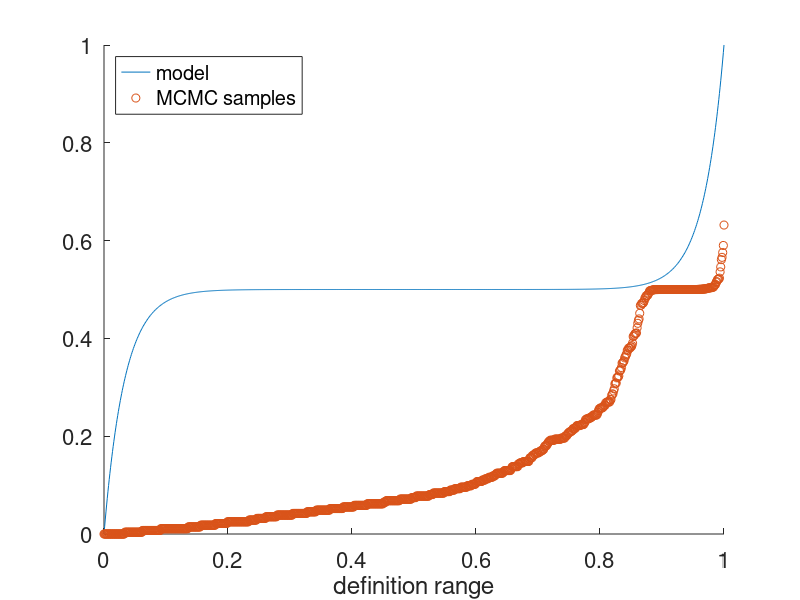

This chart was generated by the following MATLAB code:

start_timestamp = clock ();

pkg load statistics

% Zufallsvariable: X : \Omega \rightarrow \mathbb{R}
% => zur Modellierung von Ereignisse
% \{X < t\} := \{\omegaup \in \Omega : X(\omegaup) < t\}
% wählt alle Ereignisse mit einer bestimmten Eigenschaft (<t) aus

% \Omega = [0, 1]
% X(\omegaup) = f(\omegaup)

% Indikatorfunktion \mathbb{1}\{A\} = \mathbb{1}_A(\omegaup) = 1 falls \omegaup \in A, 0 sonst

set(0, "defaulttextfontsize", 24)
set(0, "defaultaxesfontsize", 16)

% base_filename = "prototype_err_model_corrected"
% cfg_use_errors = 1;
% cfg_use_errorcorrection = 1;
% required time: 164.639

% base_filename = "prototype_err_model_with"
% cfg_use_errors = 1;
% cfg_use_errorcorrection = 0;
% %required time: 24.8286

base_filename = "prototype_err_model_without"
cfg_use_errors = 0;
cfg_use_errorcorrection = 0;
% %required time: 11.3317

t_test = 0;
apply_error = 0;
error_strength = 0;
testniveau = 0;
if (1 == cfg_use_errors)
	apply_error = 50;
	error_strength = 1.35;
	% error_strength = 0.25;
	% error_strength = 0.1;

	if (1 == cfg_use_errorcorrection)
		t_test = 100;
		testniveau = 0.01;
		% t_test = 100 * 20;
		% testniveau = 0.1;
	endif
endif

show_function = 1;
show_reference = 0;
show_iterative = 1;
calc_iterative = 1;

show_function_verteilungsfunktion = 0;
show_reference_verteilungsfunktion = 0;

show_function_histogram = 0;
show_reference_histogram = 0;
show_iterative_histogram = 0;

show_inverse_function = 0;
show_inverse_function_numerically = 0;
show_inverse_function_by_integration_of_reference_histogram = 0;
show_inverse_function_by_integration_of_rebalanced_histogram = 0;

# 1 normal, 2 semilogy
% show_dichtefunktion = 1;
% show_dichtefunktion_numerically = 0;
% show_dichtefunktion_from_reference_histogram = 0;
% show_dichtefunktion_from_iterative_histogram = 1;
% show_dichtefunktion_rebalanced = 1;

% show_dichtefunktion = 2;
% show_dichtefunktion_numerically = 2;
% show_dichtefunktion_from_reference_histogram = 2;
% show_dichtefunktion_from_iterative_histogram = 2;
% show_dichtefunktion_rebalanced = 2;

% show_dichtefunktion = 2;
% show_dichtefunktion_numerically = 0;
% show_dichtefunktion_from_reference_histogram = 0;
% show_dichtefunktion_from_iterative_histogram = 2;
% show_dichtefunktion_rebalanced = 2;

show_dichtefunktion = 0;
show_dichtefunktion_numerically = 0;
show_dichtefunktion_from_reference_histogram = 0;
show_dichtefunktion_from_iterative_histogram = 0;
show_dichtefunktion_rebalanced = 0;

show_dichtefunktion_stdabw = 0;

show_acceptance = 0;

legend_str = cell(20,1);
legend_index = 1;

# steepness
% s = 5;
s = 15;
% s = 25;

% \frac{1}{2}+\frac{\left(\left(e^{s\cdot\left(2\cdot x-1\right)}-1\right)-\left(e^{-s\cdot\left(2\cdot x-1\right)}-1\right)\right)}{\left(2\cdot e^{s}-2\right)\cdot\left(2\cdot e^{-s}+1\right)}
% f = @(x) 1/2 + (exp(s*(2*x-1)) - exp(-s*(2*x-1))) / (2*(exp(s) - 1) * (2*exp(-s) + 1));
% identical:
f = @(x) 1/2 + sinh(s - 2*s*x)/(cosh(s) - 3*sinh(s) - 1);
% f_int_ = @(x) 1/2 * ( (exp(-2*s*x) .* (exp(2*s) + exp(4*s*x))) / (2*s*(exp(2*s) + exp(s) - 2)) + x );
% f_int = @(x) 2*(f_int_(x) - f_int_(0))


% besser wäre gewesen:
% \frac{1}{2} - \frac{sinh(s' ~-~ 2 s' x)}{2 ~\cdot~ sinh(s')}
% 1/2 - sinh(s - 2*s*x)/(2*sinh(s))

% Integral von 0 bis 1 ist 1/2 => keine Dichtefunktion! Aber 2*f ist eine
% mit der zugehörenden Verteilungsfunktion F_2 = integral from 0 to 1 of 2*f
verteilungsfunktion = @(x) x + (2 * sinh(s*x) .* sinh(s - s*x))/(s*(cosh(s) - 3 * sinh(s) - 1));
% x+\frac{2\cdot\sinh(s\cdot x)\cdot\sinh(s-s\cdot x)}{s\cdot(\cosh(s)-3\cdot\sinh(s)-1)}

wkeitsdichtefunktion = @(x) 2*f(x);
% mit Umkehrfunktion f_inv(y/2)
% Umkehrfunktion ableiten:
wkeitsdichtefkt_inv_d = @(y) -(cosh(s) - 3*sinh(s) -1) ./ (4*s * sqrt((-1/2 + y/2).^2 * (cosh(s) - 3*sinh(s) - 1).^2 + 1));
% -\frac{+\cosh(s)-3\cdot\sinh(s)-1}{4\cdot s\cdot\sqrt{(-1/2+x/2)^{2}\cdot(\cosh(s)-3\sinh(s)-1)^{2}+1}}




# Umkehrfunktion von 1/2 + sinh(s - 2*s*x)/(cosh(s) - 3*sinh(s) - 1)
f_inv = @(y) 1/2 - asinh((cosh(s) - 3*sinh(s) - 1)*(y-1/2))/(2*s); # = x
# \frac{1}{2}-\frac{\operatorname{arcsinh}((x-\frac{1}{2})\cdot(\cosh(s)-3\cdot\sinh(s)-1))}{2\cdot s}

# Ableitung d/dy der Umkehrfunktion:
f_inv_d = @(y) -(cosh(s) - 3*sinh(s) -1) ./ (2*s * sqrt((-1/2 + y).^2 * (cosh(s) - 3*sinh(s) - 1).^2 + 1));
# -\frac{+\cosh(s)-3\cdot\sinh(s)-1}{2\cdot s\cdot\sqrt{(-1/2+x)^{2}\cdot(\cosh(s)-3\sinh(s)-1)^{2}+1}}

# zweite Ableitung
f_inv_2d = @(y) ((y - 1/2) * (cosh(s) - 3*sinh(s) - 1)^3) / (2*s*(1 + ((y - 1/2).^2) * ((cosh(s) - 3*sinh(s) - 1).^2)).^(3/2));
% ((x-\frac{1}{2})*(\cosh(s)-3*\sinh(s)-1)^{3})/(2*s*(1+((x-\frac{1}{2})^{2})*((\cosh(s)-3*\sinh(s)-1)^{2}))^{\frac{3}{2}})

# normalisiert
f_inv_dn = @(y) (-2 * s * f_inv_d(y)) / (cosh(s) - 3 * sinh(s) - 1);
% \frac{-2\cdot s\cdot f_inv_d}{\cosh(s)-3\cdot\sinh(s)-1}

% norm_factor_OUT = f_inv_d(0.5)

# number of samples
% num_samples = 121;
num_samples = 50;
% num_samples = 441;
% num_samples = 225;

mc_k = 1;
mc_stride = 0;

mc_k = 19;
mc_stride = 4;
% mc_k = 4;
% mc_stride = 10;
num_samples = num_samples * mc_k;

svec = [1:num_samples];
reference = svec;
iterative = svec;

# number of variables (= length of bitvector)

# direkt als Binärzahl: Problem kleine Änderungen können große Auswirkungen auf Laufzeit haben!
% l = 15;
% to_num = @(rv) sum(rv .* 2.^([0:length(rv)-1]))/(2^l-1);

# zusammengesetzt
l_ = 12;
l = l_*1;
function retval = multi_to_num(rv, l, l_)
	d = l/l_;
	to_num_ = @(rv, n) sum(rv .* 2.^([0:length(rv)-1]))/(2^n-1);
	v = reshape(rv, l_, d);
	retval = sum(arrayfun(@(i) to_num_(transpose(v(:,i)), l_), [1:d]))/d;
endfunction

to_num = @(rv) multi_to_num(rv, l, l_);

error_offset = mean(mean(lognrnd (0, error_strength, 1000000, 100))) - 1.0;

for i = 1:num_samples
	rv = unidrnd(2,1,l)-1;

	error = 1;
	% if (0 != apply_error)
		% error = mean(lognrnd (0, error_strength, apply_error, 1)) - error_offset;
	% endif

	reference(i) = error*f(to_num(rv));

	% reference(i) = to_num(rv);
endfor

% works
% num_trials = l*20;
num_trials = l*40;
num_to_change = 2;
T = 0.075;

% doesnt work
% num_trials = l*10;
% num_to_change = 1;
% T = 0.025;

% works
% num_trials = l*7;
% num_to_change = 2;
% T = 0.06;

% works
% num_trials = l*14;
% num_to_change = 4;
% T = 0.1;

% doesnt work
% num_trials = l*5;
% num_to_change = 2;
% T = 0.05;

% works, but acceptance_rate is 0.8
% num_trials = l*14;
% num_to_change = 4;
% T = 0.2;

num_trials_start = num_trials;
num_trials = num_trials + (mc_k - 1) * mc_stride;

problem_counter = 0;
problem_counter_false_approved = 0;
problem_counter_false_rejected = 0;

sum_accepted = 0;
num_iterations = 0;

acceptance = [1:num_trials] * 0;
error_offset = mean(mean(lognrnd (0, error_strength, 1000000, 100))) - 1.0;

% plotv_t = [];
% plotv_tref = [];

tinv_cache = [];

for k = 1:t_test
	tinv_cache = [tinv_cache, tinv(1 - testniveau, k)];
endfor

if ((1 == show_iterative) || (1 == calc_iterative))
	% wf = @(x) (x*99 + 1);
	wf = @(x) x;

	for i_ = 1:(num_samples/mc_k)
		progress = i_ / (num_samples/mc_k)
		rv_it = unidrnd(2,1,l)-1;
		% iterative(i) = f(to_num(rv_it));

		i_offset = 0;

		for j = 1:num_trials
			i = i_ + i_offset;
			if (j >= num_trials_start)
				if (0 == mod(j - num_trials_start, mc_stride))
					i_offset = i_offset + (num_samples/mc_k);
				endif
			endif
		
			rv_new = rv_it;
			for k = 1:num_to_change
				index_to_change = unidrnd(length(rv_new),1);
				rv_new(index_to_change) = 1 - rv_new(index_to_change);
				% rv_new(index_to_change) = unidrnd(2,1,1)-1;
			endfor

			if (0 == t_test)
				error_new = 1;
				error_old = 1;
				% plot([1:100], sort(lognrnd (0, 0.1, 100, 1)))
				% plot([1:100], sort(mean(lognrnd (0, 0.1, 100, 100))))
				% histfit(mean(lognrnd (0, 0.1, 1000, 10000))) - Normalverteilt!
				if (0 != apply_error)
					error_new = mean(lognrnd (0, error_strength, apply_error, 1)) - error_offset;
					error_old = mean(lognrnd (0, error_strength, apply_error, 1)) - error_offset;
				endif

				z = rand();
				% p = min(1, exp( -(wf(f(to_num(rv_new))) - wf(f(to_num(rv_it)))) / T ));
				p = exp( -(error_new*wf(f(to_num(rv_new))) - error_old*wf(f(to_num(rv_it)))) / T );

				% doesnt work
				% p = 1/(wf(f(to_num(rv_new)))/wf(f(to_num(rv_it)))) ^ T;

				% \frac{\exp\left(1-x\right)-1}{e-1}
				% bf = @(x) (exp(1-x)-1)/(exp(1)-1);
				% p = bf(wf(f(to_num(rv_new)))/T) / bf(wf(f(to_num(rv_it)))/T);

				if (z <= p)
					rv_it = rv_new;
					sum_accepted = sum_accepted + 1;
					acceptance(j) = acceptance(j) + 1/num_samples;
				endif
				num_iterations = num_iterations + 1;

				iterative(i) = f(to_num(rv_it));

			else
				# zentraler Grenzwertsatz (mit Gesetz der großen Zahlen)
				# alle denkbaren Mittelwert-Schätzungen sind ungefähr Normalverteilt (ab n >= 30, wobei formal n -> inf) um den Mittelwert der Grundgesamtheit
				# Streuung dieser Normalverteilung der Mittelwert-Schätzungen is sqrt(sigma_grundgesamtheit^2 / n) [sigma = Standardabweichung, n Stichprobenumfang]
				# t-Test schätze sigma mit s* aus Stichprobe => t Verteilung statt Normalverteilung

				# Hypothese µ
				# Testniveau α
				# t = (mean(x) - µ) / sqrt(s*^2 / n)
				% Anzahl Freiheitsgrade = n - Anzahl Streuparameter
				# s*^2 = (sum x_i - mean(x)) / (n-1)


				% T = 0.075;
				% s = 15;
				% f = @(x) 1/2 + sinh(s - 2*s*x)/(cosh(s) - 3*sinh(s) - 1);
				% pkg load statistics
				% exp( -(new - old) / T );
				% exp( -(0) / T ) = 1;
				% exp( -(f(0.1) - f(0.2)) / T );

				% plot([1:10000], exp( -(mean(lognrnd (0, 0.1, 100, 10000)) - mean(lognrnd (0, 0.1, 100, 10000))) / T ))
				% hist(exp( -(mean(lognrnd (0, 0.1, 100, 10000)) - mean(lognrnd (0, 0.1, 100, 10000))) / T ))

				% histfit(exp( -(mean(lognrnd (0, 0.1, 100, 10000)) - mean(lognrnd (0, 0.1, 100, 10000))) / T ))
				% IST NORMALVERTEILT!

				if (0 == 0) # WORKS!
					z = rand();
					p_max = 1;
					p_min = 0;

					error_new = [];
					error_old = [];
					new_v = wf(f(to_num(rv_new)));
					old_v = wf(f(to_num(rv_it)));
					num_it = 0;
					accept_it = 0;
					while (z <= p_max) && (p_max - p_min >= testniveau)
						if (1 < apply_error)
							error_new = [error_new, mean(lognrnd(0, error_strength, apply_error, t_test)) - error_offset];
							error_old = [error_new, mean(lognrnd(0, error_strength, apply_error, t_test)) - error_offset];
						else
							error_new = [error_new, lognrnd(0, error_strength, apply_error, t_test) - error_offset];
							error_old = [error_new, lognrnd(0, error_strength, apply_error, t_test) - error_offset];
						endif

						new_values = error_new * new_v;
						old_values = error_old * old_v;
						new_value = mean(new_values);
						old_value = mean(old_values);

						new_sigma = std(new_values);
						old_sigma = std(old_values);
						cif = 1;

						new_iv = [new_value + cif*new_sigma, new_value - cif*new_sigma];
						old_iv = [old_value + cif*old_sigma, old_value - cif*old_sigma];

						avg_x = new_value - old_value;
						max_x = max(new_iv) + min(-old_iv);
						min_x = min(new_iv) + max(-old_iv);

						p_avg = exp( -(new_value - old_value) / T );
						p = [exp( -(max_x) / T ), p_avg, exp( -(min_x) / T )];
						p_min = min(p);
						p_max = max(p);

						if (20 < num_it)
							% limit_reached = 1
							% z = z
							% p_min = p_min
							% p_avg = p_avg
							% p_max = p_max
							problem_counter = problem_counter + 1;
							if (z <= p_avg)
								accept_it = 1;
							endif
							break;
						endif
						num_it = num_it + 1;

						if (z <= p_min)
							accept_it = 1;
							break;
						endif
					endwhile

					if (0 != accept_it)
						rv_it = rv_new;
						sum_accepted = sum_accepted + 1;
						acceptance(j) = acceptance(j) + 1/num_samples;
					endif
					num_iterations = num_iterations + 1;
					iterative(i) = f(to_num(rv_it));

					% mean(error_new);
					% mean(error_old);
					% new_diff = new_value - new_v;
					% old_diff = old_value - old_v;
				endif

				if (0)
					z = rand();

					if (1 < apply_error)
						error_new = mean(lognrnd(0, error_strength, apply_error, t_test)) - error_offset;
						error_old = mean(lognrnd(0, error_strength, apply_error, t_test)) - error_offset;
					else
						error_new = lognrnd(0, error_strength, apply_error, t_test) - error_offset;
						error_old = lognrnd(0, error_strength, apply_error, t_test) - error_offset;
					endif

					new_v = wf(f(to_num(rv_new)));
					old_v = wf(f(to_num(rv_it)));
					p_samples = exp( -(error_new*new_v - error_old*old_v) / T );
					% histfit(p_samples);
					% pause

					p_mean = mean(p_samples);
					p_sigma = std(p_samples);

					# einseitiger Test!
					t = (p_mean - z) / sqrt(p_sigma.*p_sigma / t_test);
					% freiheitsgrad = length(p_samples) - 1;
					% t_ref = tinv(1 - testniveau, freiheitsgrad);
					t_ref = tinv_cache(t_test - 1);

					p = exp( -(new_v - old_v) / T );

					if (t_ref < t)
						rv_it = rv_new;
						sum_accepted = sum_accepted + 1;
						acceptance(j) = acceptance(j) + 1/num_samples;

						if (z > p)
							problem_counter = problem_counter + 1;
							problem_counter_false_approved = problem_counter_false_approved + 1;
						endif
					else
						if (z <= p)
							problem_counter = problem_counter + 1;
							problem_counter_false_rejected = problem_counter_false_rejected + 1;
						endif
					endif
					num_iterations = num_iterations + 1;

					iterative(i) = f(to_num(rv_it));
				endif



				if (0)
					z = rand();

					plotv_t = [];
					plotv_tref = [];

					p_samples = [];
					for k = 1:t_test
						error_new = 1;
						error_old = 1;
						% plot([1:100], sort(lognrnd (0, 0.1, 100, 1)))
						% plot([1:100], sort(mean(lognrnd (0, 0.1, 100, 100))))
						if (0 != apply_error)
							error_new = mean(lognrnd (0, error_strength, apply_error, 1)) - error_offset;
							error_old = mean(lognrnd (0, error_strength, apply_error, 1)) - error_offset;
						endif

						% p = min(1, exp( -(wf(f(to_num(rv_new))) - wf(f(to_num(rv_it)))) / T ));
						p = exp( -(error_new*wf(f(to_num(rv_new))) - error_old*wf(f(to_num(rv_it)))) / T );
						p_samples = [p_samples, p];

						if (2 <= k)
							# einseitiger Test!
							p_mean = mean(p_samples);
							p_sigma = std(p_samples);
							t = (p_mean - z) / sqrt(p_sigma.*p_sigma / length(p_samples));
							freiheitsgrad = length(p_samples) - 1;
							% t_ref = tinv(1 - testniveau, freiheitsgrad);
							t_ref = tinv_cache(freiheitsgrad);

							plotv_t_ = [plotv_t, t];
							plotv_tref_ = [plotv_tref, t_ref];

							if (t_ref < t)
								rv_it = rv_new;
								sum_accepted = sum_accepted + 1;
								acceptance(j) = acceptance(j) + 1/num_samples;
								break;
							endif
						endif
					endfor
					
					plotv_t = [plotv_t ; [plotv_t_, zeros(1,t_test-length(plotv_t_))]];
					plotv_tref = [plotv_tref ; [plotv_tref_, zeros(1,t_test-length(plotv_tref_))]];
					num_iterations = num_iterations + 1;

					iterative(i) = f(to_num(rv_it));
				endif
			endif
		endfor
	endfor
endif

% plotv_tref
% plotv_t

% plot(transpose(plotv_tref), transpose(plotv_t), "o");
% pause;

# should be ~0.5
problematic_rate = problem_counter / num_iterations
false_approval_rate = problem_counter_false_approved / num_iterations
false_rejection_rate = problem_counter_false_rejected  / num_iterations

acceptance_rate = sum_accepted / num_iterations

elapsed_time = etime (clock (), start_timestamp);
printf("required time: %d\n", elapsed_time)

pause

hold on;
if (1 == show_acceptance)
	plot([1:num_trials], acceptance);
	plot([1, num_trials], [acceptance_rate, acceptance_rate]);
	legend("acceptance per step", sprintf("overall acceptance_rate: %f", acceptance_rate));
	pause
endif

clf('reset')

# monoton wachsend

# Klasseneinteilung der y-Achse in Intervalle [y_u, y_o)
% num_classes = 15;
num_classes = 31;
class_width = 1/num_classes;
eps = 0.000001;
x_start = 0;
class_intervals = [0:num_classes];
cvec = [0:num_classes]/num_classes;
class_wkeit = [1:num_classes]*0;
for i = 1:num_classes
	y_u = (i-1) * class_width;
	y_o = y_u + class_width;

	% x_end = x_start;
	% while (abs(y_o - f(x_end)) >= eps)
		% yerr = y_o - f(x_end);
		% dx = max(eps/4, yerr/2);
		% dy = f(x_end+dx) - f(x_end);
		% x_end = x_end + yerr*dx/dy;
	% endwhile

	% x_end = max(0.0, min(x_end, 1.0));

	# overwrite with analytical value
	x_end = f_inv(y_o);
	class_intervals(i+1) = x_end;
	class_wkeit(i) = x_end - x_start;
	x_start = x_end;
endfor


sumup = @(x,i,n) sum(x([1:i]));

hold on;

# xvalues = svec/num_samples;
xvalues = (svec-1)/(length(svec)-1);

if (1 == show_function)
	plot(xvalues, f(xvalues));
	legend_str(legend_index) = "model"; legend_index++;
	% plot(class_intervals, cvec, "s");
	% legend_str(legend_index) = "Intervalle"; legend_index++;
endif

if (1 == show_reference)
	plot(xvalues, sort(reference), "x");
	% legend_str(legend_index) = "(1) samples auf f(x), gleichverteilt"; legend_index++;
	legend_str(legend_index) = "uniform distributed samples"; legend_index++;
endif

if (1 == show_iterative)
	plot(xvalues, sort(iterative), "o");
	legend_str(legend_index) = "MCMC samples"; legend_index++;
endif


if (1 == show_function_verteilungsfunktion)
	plot(xvalues, verteilungsfunktion(xvalues));
	legend_str(legend_index) = "Verteilungsfunktion F"; legend_index++;
endif

if (1 == show_reference_verteilungsfunktion)
	# Verteilungsfunktion rekonstruieren
	vfkt_ref_int = arrayfun(@(i) sumup(sort(reference), i, num_samples), [0:num_samples]);
	plot([0:num_samples]/num_samples, vfkt_ref_int/vfkt_ref_int(num_samples+1), "color", [0., 0., 0.]);
	% plot([0,1], [0,1], "color", [0, 0, 0]);
	legend_str(legend_index) = "F rekonstruiert von (1)"; legend_index++;
endif


% Fläche soll proportional zur W'keit sein:
% A = 1/num_classes*class_wkeit
% class_wkeit = h/num_classes
% class_wkeit*num_classes

if (1 == show_function_histogram)
	# reference histogram:
	plot([0:num_classes-1]/(num_classes-1), class_wkeit);
	hist(f(xvalues), [0:num_classes-1]/(num_classes-1), 1, "facecolor", "none", "edgecolor", "g")
	legend_str(legend_index) = "Histogram H"; legend_index++;
endif

h_ref = hist(reference, [0:num_classes-1]/(num_classes-1), 1, "facecolor", "none", "edgecolor", "r");
if (1 == show_reference_histogram)
	hist(reference, [0:num_classes-1]/(num_classes-1), 1, "facecolor", "none", "edgecolor", "r")
	legend_str(legend_index) = "H rekonstruiert von (1)"; legend_index++;
endif

h_it = hist(iterative, [0:num_classes-1]/(num_classes-1), 1, "facecolor", "none", "edgecolor", "m");
if (1 == show_iterative_histogram)
	hist(iterative, [0:num_classes-1]/(num_classes-1), 1, "facecolor", "none", "edgecolor", "m")
	legend_str(legend_index) = "Histogram MCMC (2)"; legend_index++;
endif


# Integral der Histogramme (= Umkehrfunktion)
if (1 == show_inverse_function)
	plot(xvalues, f_inv(xvalues));
	legend_str(legend_index) = "Umkehrfunktion von f"; legend_index++;
endif

if (1 == show_inverse_function_numerically)
	class_wkeit_integral = arrayfun(@(i) sumup(class_wkeit, i, num_classes), [0:num_classes]);
	plot([0:num_classes]/(num_classes), class_wkeit_integral);
	legend_str(legend_index) = "f^-1 numerisch"; legend_index++;
endif

if (1 == show_inverse_function_by_integration_of_reference_histogram)
	hist_integral = arrayfun(@(i) sumup(h_ref, i, num_classes), [0:num_classes]);
	plot([0:num_classes]/(num_classes), hist_integral);
	legend_str(legend_index) = "f^-1 aus H_(1)"; legend_index++;
endif


# Dichtefunktionen:

# W'keit Proportional zur Fläche
norm_factor = f_inv_d(0.5);
% semilogy/plot
xv = [0:0.001:1];

if (1 == show_dichtefunktion)
	plot(xv, f_inv_d(xv)/norm_factor, "color", "b");
	legend_str(legend_index) = "Dichtefunktion"; legend_index++;
elseif (2 == show_dichtefunktion)
	semilogy(xv, f_inv_d(xv)/norm_factor, "color", "b");
	legend_str(legend_index) = "Dichtefunktion"; legend_index++;
endif

if (1 == show_dichtefunktion_numerically)
	plot([0:num_classes-1]/(num_classes-1), class_wkeit*num_classes/norm_factor, "color", "y");
	legend_str(legend_index) = "Dichtefunktion numerisch"; legend_index++;
elseif (2 == show_dichtefunktion_numerically)
	semilogy([0:num_classes-1]/(num_classes-1), class_wkeit*num_classes/norm_factor, "color", "y");
	legend_str(legend_index) = "Dichtefunktion numerisch"; legend_index++;
endif

if (0 != show_dichtefunktion_stdabw)
	xnc = [0:num_classes-1]/(num_classes-1);
	% p = arrayfun(@(x) 1/(num_classes), xnc);
	p = arrayfun(@(x) 1/(f_inv_2d(x)*num_classes), xnc);
	sa = sqrt(num_samples * p .* (1-p));
	sap = sqrt(abs(num_samples * p .* (1-p)));
	san = sqrt(-abs(num_samples * p .* (1-p)));
	% dfvalues = f_inv_d(xnc);
	dfvalues = class_wkeit*num_classes/norm_factor;
	plot(xnc, (dfvalues + sap)/norm_factor, "color", [1.0, 0.25, 1.0]);
	plot(xnc, (dfvalues - san)/norm_factor, "color", [0.25, 1.0, 1.0]);
	legend_str(legend_index) = "DF+stdabweichung"; legend_index++;
	legend_str(legend_index) = "DF-stdabweichung"; legend_index++;
endif


if (1 == show_dichtefunktion_from_reference_histogram)
	plot([0:num_classes-1]/(num_classes-1), h_ref*num_classes/norm_factor, "color", [1., 0.4, 0.0]);
	legend_str(legend_index) = "Dichtefunktion aus H_(1)"; legend_index++;
elseif (2 == show_dichtefunktion_from_reference_histogram)
	semilogy([0:num_classes-1]/(num_classes-1), h_ref*num_classes/norm_factor, "color", [1., 0.4, 0.0]);
	legend_str(legend_index) = "Dichtefunktion aus H_(1)"; legend_index++;
endif

if (1 == show_dichtefunktion_from_iterative_histogram)
	plot([0:num_classes-1]/(num_classes-1), h_it*num_classes/norm_factor, "color", [0., 0.4, 1.0]);
	legend_str(legend_index) = "Dichtefunktion von H_(2)"; legend_index++;
elseif (2 == show_dichtefunktion_from_reference_histogram)
	semilogy([0:num_classes-1]/(num_classes-1), h_it*num_classes/norm_factor, "color", [0., 0.4, 1.0]);
	legend_str(legend_index) = "Dichtefunktion von H_(2)"; legend_index++;
endif

nf = 1;
if (1 == show_dichtefunktion_rebalanced)
	rebalanced = exp([0:num_classes-1]/(num_classes-1)/T).*h_it*num_classes/norm_factor;
	mid_index = 1 + (num_classes-1)/2;
	nf = rebalanced(mid_index) / (class_wkeit(mid_index)*num_classes/norm_factor)
	plot([0:num_classes-1]/(num_classes-1), rebalanced/nf, "color", [0., 0.8, 0.0]);
	legend_str(legend_index) = "Dichtefunktion angepasst"; legend_index++;
elseif (2 == show_dichtefunktion_rebalanced)
	rebalanced = exp([0:num_classes-1]/(num_classes-1)/T).*h_it*num_classes/norm_factor;
	mid_index = 1 + (num_classes-1)/2;
	% nf = rebalanced(mid_index) / (h_ref(mid_index)*num_classes);
	nf = rebalanced(mid_index) / (class_wkeit(mid_index)*num_classes/norm_factor)
	semilogy([0:num_classes-1]/(num_classes-1), rebalanced/nf, "color", [0., 0.8, 0.0]);
	legend_str(legend_index) = "Dichtefunktion angepasst"; legend_index++;
endif

if (1 == show_inverse_function_by_integration_of_rebalanced_histogram)
	rebalanced = exp([0:num_classes-1]/(num_classes-1)/T).*h_it*num_classes/norm_factor;
	mid_index = 1 + (num_classes-1)/2;
	nf = rebalanced(mid_index) / (class_wkeit(mid_index)*num_classes/norm_factor)
	nf_hist = h_ref(mid_index)*num_classes/norm_factor
	nf = nf * nf_hist

	hist_integral = min(1.0, arrayfun(@(i) sumup(rebalanced/nf, i, num_classes), [0:num_classes]));
	% semilogy([0:num_classes]/(num_classes), hist_integral/nf_hist, "color", [0., 0.0, 0.0]);
	plot([0:num_classes]/(num_classes), hist_integral, "color", [0., 0.0, 0.0]);
	legend_str(legend_index) = "f^-1 aus angepasster DF"; legend_index++;
endif


xref = [0:num_samples-1]/(num_samples-1);
si = sort(iterative);
umkehrfkt = [0:num_samples-1]/(num_samples-1);
index = 1;
for i = 1:num_samples
	while (si(index) < umkehrfkt(i))
		index = index + 1;
		if (index >= num_samples)
			index = num_samples;
			break;
		endif
	endwhile

	if umkehrfkt(i) - si(max(index - 1, 1)) < si(index) - umkehrfkt(i)
		index = max(index - 1, 1);
	endif
	
	umkehrfkt(i) = xref(index);
endfor


		% plot(xref, umkehrfkt, "d");

% plot(xref, min(1, umkehrfkt ./ (exp(-xref/T)*41)), "d");
% plot(xref, (exp(-xref/T*2)*200), "d");
% plot(xref, umkehrfkt./verteilungsfunktion(xref), "d");
% plot(xref, umkehrfkt(1)/verteilungsfunktion(xref(1)) *exp(-xref/T), "d");
% plot(xref, exp(-xref/T) .* umkehrfkt, "d");
% plot(xref, T*exp(xref/T) .* umkehrfkt, "d");
% plot(xref, T*xref.*(log(xref)-1) .* umkehrfkt, "d");

% umkehrfkt_it_int = arrayfun(@(i) sumup(sort(umkehrfkt), i, num_samples), [0:num_samples]);
% plot([0:num_samples]/num_samples, umkehrfkt_it_int/umkehrfkt_it_int(num_samples+1), "color", [1., 0., 1.]);

% diff_f = @(a, x) a(x) - a(x-1);
% diff = arrayfun(@(x) diff_f([0, sort(umkehrfkt), 1], x), [2:num_samples+2]) / num_samples;
% semilogy([0:num_samples]/num_samples, diff, "color", [.3, 1., 0.2]);
% semilogy([0:num_samples]/num_samples, exp([0:num_samples]/num_samples/T).*diff/(nf*1.1), "color", [.3, 1., 0.2]);


% diff_d = arrayfun(@(x) diff_f([0, sort(iterative), 1], x), [2:num_samples+2]) / num_samples
% semilogy([0:num_samples]/num_samples, 1./diff_d, "color", [.3, 0.2, 1.0]);
% semilogy([0:num_samples]/num_samples, exp([0:num_samples]/num_samples/T).*diff/nf, "color", [.3, 1., 0.2]);


# Verteilungsfunktion rekonstruieren
	% vfkt_it_int = arrayfun(@(i) sumup(sort(iterative), i, num_samples), [0:num_samples]);
% normalization = T*exp([0:num_samples]/num_samples/T);
% norm_func = @(x) T*x.*(log(x)-1);
% norm_func = @(x) T*log(x);
% normalization = norm_func([0:num_samples]/num_samples);
	% plot([0:num_samples]/num_samples, vfkt_it_int/vfkt_it_int(num_samples+1), "color", [1., 0., 0.]);
% plot(vfkt_it_int/vfkt_it_int(num_samples+1), [0:num_samples]/num_samples, "color", [0., 0., 1.]);
% plot(vfkt_it_int/vfkt_it_int(num_samples+1), normalization.*[0:num_samples]/num_samples, "color", [1., 1., 0.]);
% plot([0:num_samples]/num_samples, normalization.*vfkt_it_int/vfkt_it_int(num_samples+1), "color", [1., 0., 1.]);


% xv = [0:0.001:1];
% plot(xv, wkeitsdichtefkt_inv_d(xv*2)/num_classes);

% plot(xvalues, f_inv(xvalues));
% plot(xvalues, f(f_inv(xvalues)));
% plot(xvalues, f(f_inv(xvalues)));
% plot(xvalues, f_inv_d(xvalues));

# sage:
# x,y,s = var('x y s')


set(gcf, 'Position', [0 0 1280 760]);

set(gcf, 'Position', [0 0 1280 760]);

legend(legend_str(1:legend_index-1), "location", "northwest");

xlabel("definition range")

axis([0 1 0 1])

set(0, "defaulttextfontsize", 24)
set(0, "defaultaxesfontsize", 16)

fname = sprintf("%s_ne%d_es%d_nt%d_tn%d.svg", base_filename, apply_error, error_strength, t_test, testniveau)
pause
print("-dsvg", fname)


% set(gcf, 'Position', get(0, 'Screensize'));
pause




